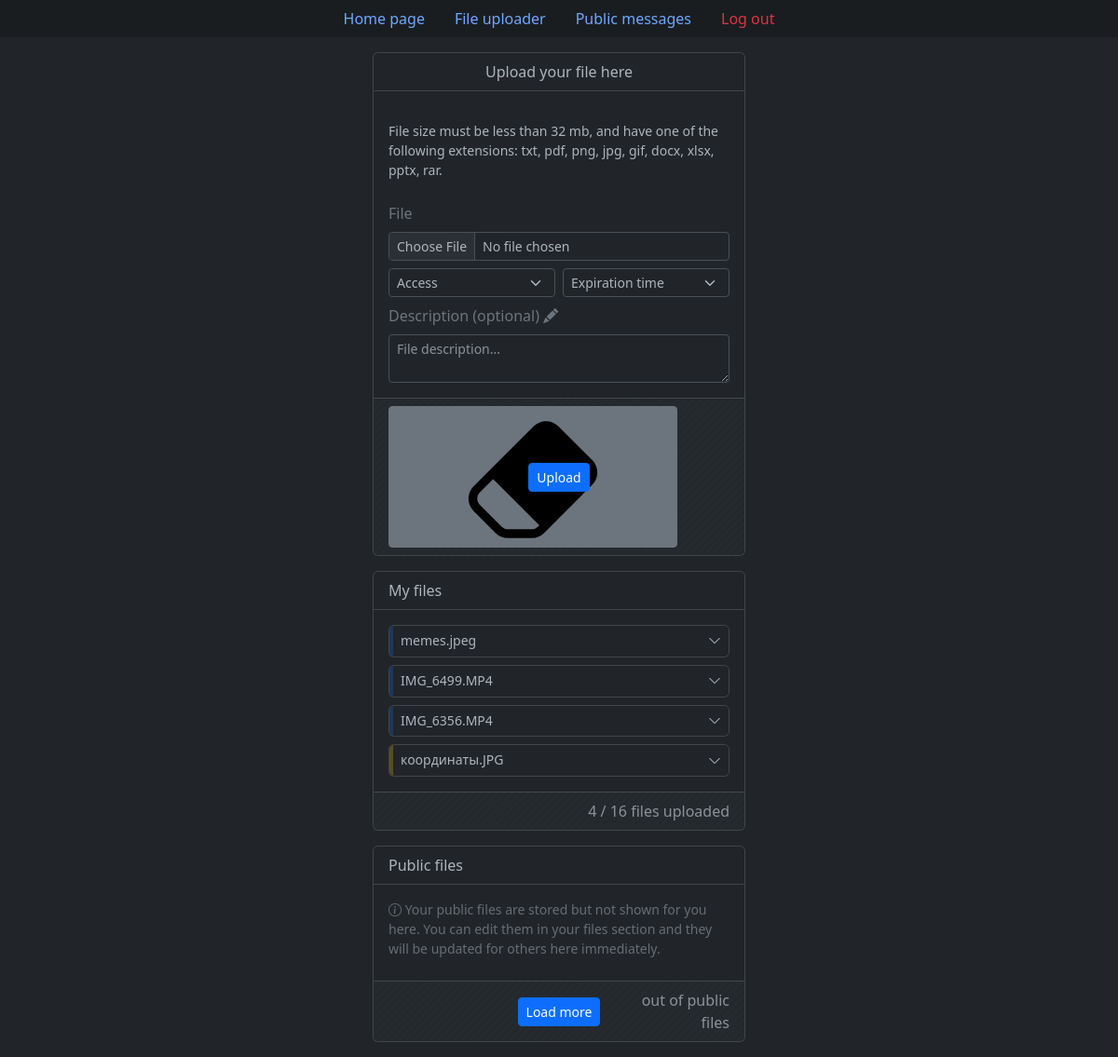
The app's page /upload_file (signed in), older data.
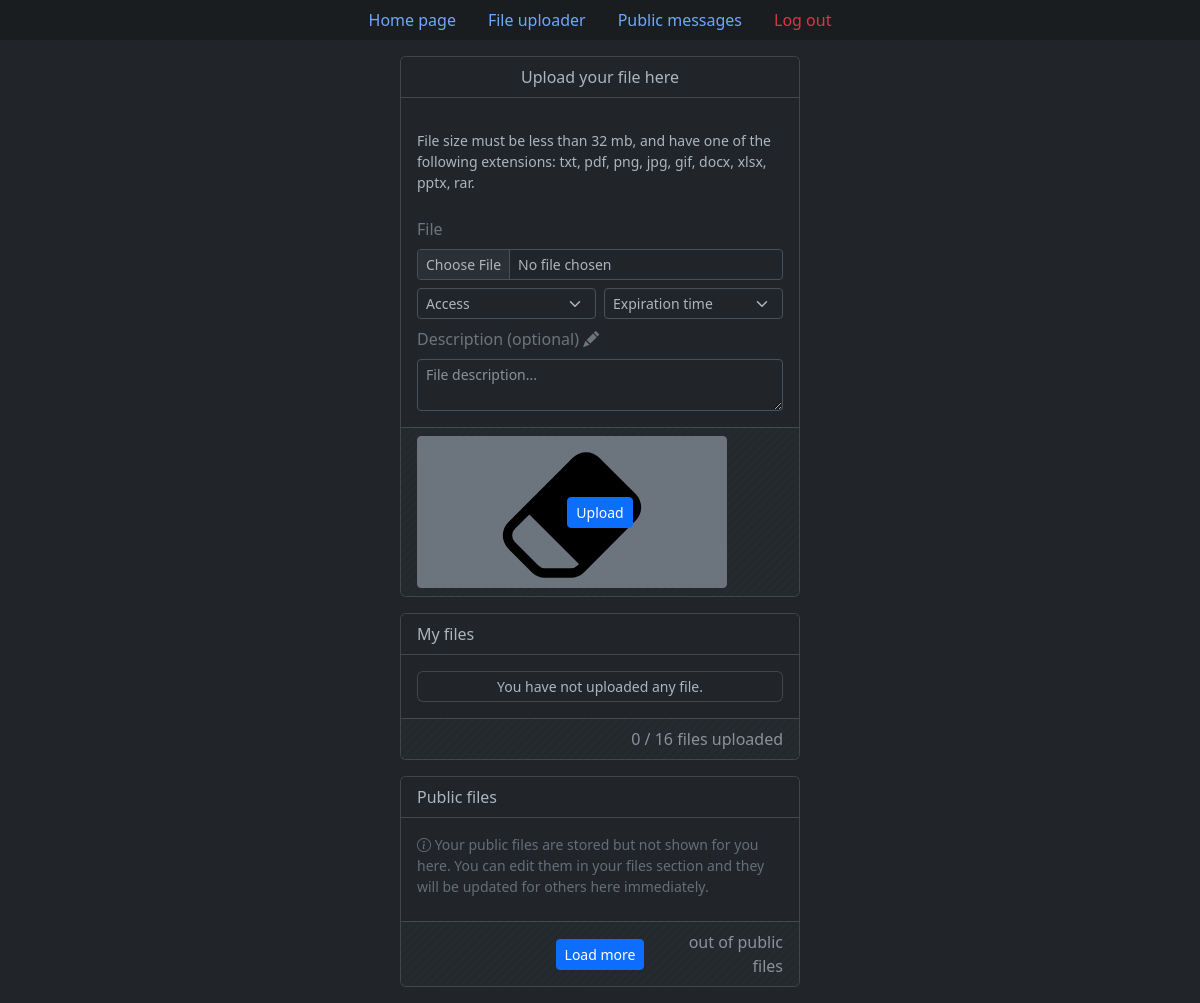
The same page, newer data.
### tables this page shows
CREATE TABLE "files" (
    "id" integer,
    "original_file_name" text NOT NULL,
    "unique_file_name" text NOT NULL,
    "size_in_bytes" integer NOT NULL,
    "owner_id" text NOT NULL,
    "privacy" text NOT NULL,
    "upload_date" text NOT NULL,
    "expires" text NOT NULL,
    "description" text,
    FOREIGN KEY("owner_id") REFERENCES "users"("id") ON DELETE CASCADE ON UPDATE CASCADE,
    PRIMARY KEY("ID" AUTOINCREMENT)
);

### blueprints/file_uploader/views.py (the view, shortened to what this page needs)
@file_uploader.route("/upload_file", methods=["GET", "POST"])
def upload_file():
    if request.method == "GET":
        db = sqlite3db.get_db()
        cur = db.cursor()
        if current_user.is_authenticated:
            user_files = cur.execute("""
                SELECT f.id, original_file_name, unique_file_name, size_in_bytes,
                   owner_id, privacy, strftime("%d.%m.%Y %H:%M", upload_date) upload_date,
                   strftime("%d.%m.%Y %H:%M", expires) expires, description, username
                FROM files f
                LEFT JOIN users u ON f.owner_id = u.id
                WHERE owner_id = ?
                ORDER BY datetime(upload_date) DESC
            """, [current_user.id]).fetchall()
        else:
            user_files = None
        return render_template("file_uploader/upload_file.html", user_files=user_files)

### app.py (called while the page is built)
@login_manager.user_loader
def load_user(user_id):
    db = sqlite3db.get_db()
    cur = db.cursor()
    user = cur.execute("SELECT * FROM users WHERE id = ?", [user_id]).fetchone()
    if user is not None:
        return UserSQLite(user)
    return None

### blueprints/file_uploader/views.py (called while the page is built)
@file_uploader.teardown_request
def teardown_db(error):
    if hasattr(g, "db"):
        g.db.close()

### database.py (called while the page is built)
    def connect_db(self):
        con = sqlite3.connect(self.app.config["DB_PATH"])
        con.row_factory = sqlite3.Row
        return con

    def get_db(self):
        if not hasattr(g, "db"):
            g.db = self.connect_db()
        return g.db

### blueprints/file_uploader/templates/file_uploader/upload_file.html (shortened to what the changed rows need)
{% extends 'base.html' %}
{% if not validations %}
    {% set file_validation = "" %}
    {% set accessibility_validation = "" %}
    {% set expiration_validation = "" %}
    {% set description_validation = "" %}
    {% set file_feedback = "" %}
    {% set accessibility_feedback = "" %}
    {% set expiration_feedback = "" %}
    {% set description_feedback = "" %}
{% else %}
    {% set file_validation = "is-invalid" if not validations["file"]["check"] else "" %}
    {% set accessibility_validation = "is-invalid" if not validations["accessibility"]["check"] else "" %}
    {% set expiration_validation = "is-invalid" if not validations["expiration"]["check"] else "" %}
    {% set description_validation = "is-invalid" if not validations["description"]["check"] else "" %}
    {% set file_feedback = validations["file"]["feedback"] %}
    {% set accessibility_feedback = validations["accessibility"]["feedback"] %}
    {% set expiration_feedback = validations["expiration"]["feedback"] %}
    {% set description_feedback = validations["description"]["feedback"] %}
{% endif %}
{% block content %}
	{% if current_user.is_authenticated %}
		<div class="card col-md-4 offset-md-4 mb-3">
			<div id="private-files-container" class="card-body py-0">
				{% if user_files %}
					{% for file in user_files %}
						{% set privacy_text_color =
							"text-primary text-opacity-75" if file['privacy'] == 'Public'
							else "text-warning text-opacity-75" if file['privacy'] == 'By link'
							else "text-success text-opacity-75" %}
						{% set privacy_border_color =
							"border-primary" if file['privacy'] == 'Public'
							else "border-warning" if file['privacy'] == 'By link'
							else "border-success" %}
						<div class="accordion accordion-dark-small">
							<div class="accordion-item mb-2">
								<h2 class="accordion-header">
									<button class="accordion-button collapsed shadow-none d-flex justify-content-between
											border-start border-4 {{ privacy_border_color }} border-opacity-25"
											type="button" data-bs-toggle="collapse"
											data-bs-target="#collapseFile{{ file['id'] }}" aria-expanded="true"
											aria-controls="collapseFile{{ file['id'] }}">
										<span class="d-inline-block text-truncate py-2"
											  style="max-width: 280px; font-size: .875rem;">
											{{ file['original_file_name'] }}
										</span>
									</button>
								</h2>
							</div>
						</div>
					{% endfor %}
				{% else %}
					<div class="card card-body text-center py-1 mb-2" style="font-size: .875rem;">
						You have not uploaded any file.
					</div>
				{% endif %}
			</div>
			<div class="card-footer bg-stripes-body mt-2">
				<div class="row g-0 align-items-center">
					<div class="col-md-12 text-end text-body-secondary">
						<span>
							<span id="private-files-count">{% if user_files %} {{ user_files|length }} {% else %} 0 {% endif %}</span> /
							<span id="private-files-allowed">{{ config["FILES_PER_USER"] }}</span> files uploaded
						</span>
					</div>
				</div>
			</div>
		</div>
	{% endif %}
{% endblock %}

Row changes from the older to the newer data that the page shows:
removed files: original_file_name "memes.jpeg"
removed files: original_file_name "IMG_6499.MP4"
removed files: original_file_name "IMG_6356.MP4"
removed files: original_file_name "координаты.JPG"
Text that changed along with them:
{{ user_files|length }}: "4" → (not shown)
text now shown: "You have not uploaded any file. 0"
